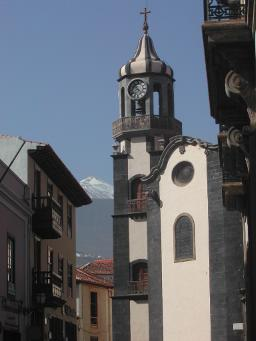
//> input picture A practical introduction to CV/Church.jpg, 256 x 341 px
$ ./Edges   (built with g++ and OpenCV 4, older OpenCV classes emulated)
//> lines starting //> are read from the running program, lines starting //| are printed output that depends on the picture
### OpenCVExample/Utilities.cpp
/*
 * This code is provided as part of "A Practical Introduction to Computer Vision with OpenCV"
 * by Kenneth Dawson-Howe © Wiley & Sons Inc. 2014.  All rights reserved.
 */
#include "opencv2/core/core.hpp"
#include "opencv2/imgproc/imgproc.hpp"
#include "opencv2/video/background_segm.hpp"
#include "opencv2/highgui/highgui.hpp"
#include <stdio.h>
#include <iostream>
#include "Utilities.h"

using namespace std;
using namespace cv;

// [221 lines left out: functions writeText, JoinImagesHorizontally, JoinImagesVertically, addGaussianNoise, OpenVideoFile, OpenVideoFile and 15 more, not called in this run]

Mat convert_32bit_image_for_display(Mat& passed_image, double zero_maps_to/*=0.0*/, double passed_scale_factor/*=-1.0*/ )
{
	Mat display_image;
	double scale_factor = passed_scale_factor;
	if (passed_scale_factor == -1.0)
	{
		double minimum,maximum;
		minMaxLoc(passed_image,&minimum,&maximum);
		scale_factor = (255.0-zero_maps_to)/max(-minimum,maximum);
	}
	passed_image.convertTo(display_image, CV_8U, scale_factor, zero_maps_to);
	return display_image;
}

// [63 lines left out: functions show_32bit_image, ComputeDefaultImage, DrawHistogram, not called in this run]

### A practical introduction to CV/Unit 6 - Edges/Edges.cpp
#include <iostream>
#include <opencv2/opencv.hpp>
#include "opencv2/imgproc.hpp"
#include "opencv2/imgcodecs.hpp"
#include "opencv2/highgui.hpp"
#include <Utilities.h>

using namespace cv;
using std::cout;

//{} <> []
int main(){

    /**
     * @brief First derivative detection
     *
     */

    String pat = "/home/computacion/Desktop/OpenCV/A practical introduction to CV/Church.jpg";

    Mat image = imread(pat, IMREAD_COLOR);
//> image is the input picture: 341 rows x 256 cols, CV_8UC3; mean B, G, R 105.6, 97.9, 93.5
    cvtColor(image, image, COLOR_BGR2GRAY);
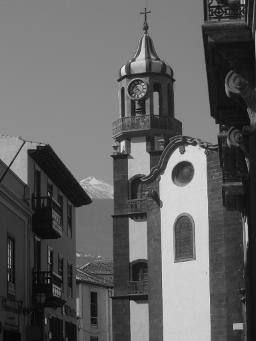
//> image: 341 rows x 256 cols, CV_8UC1; min 0, max 245, mean 97.5

    /**
	 * First derivative (Roberts) Edge detection
	 *
	 *
	 * */

	int kernel_size = 2;
	Mat kernel = Mat::eye( 2, 2, CV_32FC1 );
	Point anchor = Point( 0,0 );
	*(((float*) (kernel.data))) = 0.0;  // [0][1]
	*(((float*) (kernel.data))+1) = 1.0;  // [0][1]
	*(((float*) (kernel.data))+2) = -1.0;  // [1][0]
	*(((float*) (kernel.data))+3) = 0.0;  // [1][0]
	Mat roberts1;
	filter2D(image, roberts1, CV_32F, kernel, anchor);
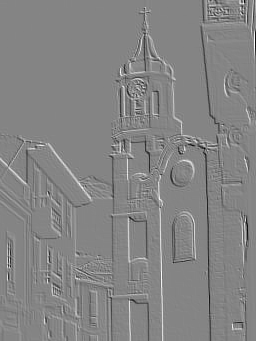
//> roberts1: 341 rows x 256 cols, CV_32FC1; min -159, max 146, mean -0.1; drawn with min black and max white
//> kernel = [[0, 1], [-1, 0]]
	Mat roberts1_gray = convert_32bit_image_for_display( roberts1, 128.0, 0.4 );
//> in convert_32bit_image_for_display, `passed_image.convertTo(display_image, CV_8U, scale_factor, zero_maps_t..`:
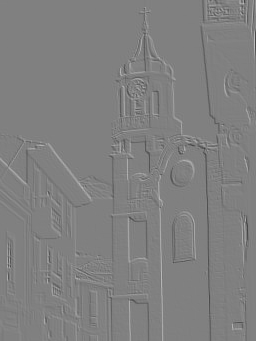
//> display_image: 341 rows x 256 cols, CV_8UC1; min 64, max 186, mean 128
	*(((float*) (kernel.data))) = 1.0;  // [0][1]
	*(((float*) (kernel.data))+1) = 0.0;  // [0][1]
	*(((float*) (kernel.data))+2) = 0.0;  // [1][0]
	*(((float*) (kernel.data))+3) = -1.0;  // [1][0]
	Mat roberts2;
	filter2D(image, roberts2, CV_32F, kernel, anchor);
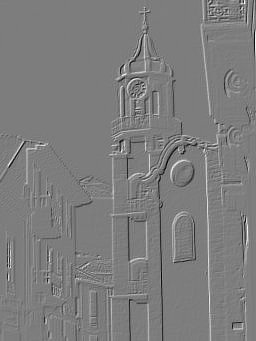
//> roberts2: 341 rows x 256 cols, CV_32FC1; min -151, max 156, mean 0.3; drawn with min black and max white
//> kernel = [[1, 0], [0, -1]]
	Mat roberts2_gray = convert_32bit_image_for_display( roberts2, 128.0, 0.4 );
//> call 2 of convert_32bit_image_for_display, with zero_maps_to = 128, passed_scale_factor = 0.4
//> in convert_32bit_image_for_display (call 2), `passed_image.convertTo(display_image, CV_8U, scale_factor, zero_maps_t..`:
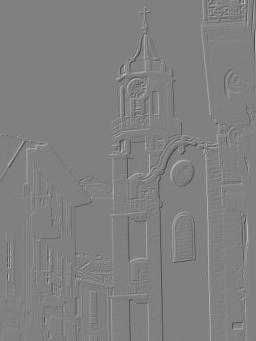
//> display_image: 341 rows x 256 cols, CV_8UC1; min 68, max 190, mean 128.1
	//cartToPolar(roberts1,roberts2,l2norm_gradient,orientation);
	Mat abs_gradient = abs(roberts1) + abs(roberts2);
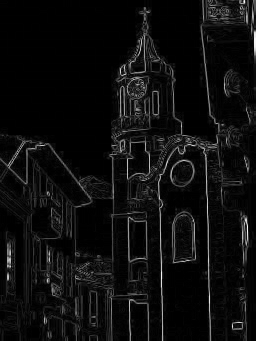
//> abs_gradient: 341 rows x 256 cols, CV_32FC1; min 0, max 296, mean 16.2; drawn with min black and max white
	Mat roberts_gradient = convert_32bit_image_for_display(abs_gradient);
	Mat image1_gray_display, roberts1_gray_display, roberts2_gray_display, roberts_gradient_display;
//> (the run ends here: the program stops with an error, at `cvtColor(image, image1_gray_display, COLOR_BGR2GRAY);`)

$ run again, with A practical introduction to CV/LicensePlate1.jpg copied over A practical introduction to CV/Church.jpg
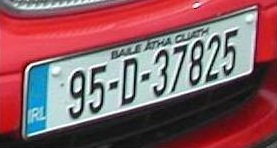
//> input picture A practical introduction to CV/LicensePlate1.jpg, 277 x 148 px
//> image is the input picture: 148 rows x 277 cols, CV_8UC3; mean B, G, R 99.7, 93.6, 137.2
//> image: 148 rows x 277 cols, CV_8UC1
//> `filter2D(image, roberts1, CV_32F, kernel, anchor);`: kernel = [[0, 1], [-1, 0]]
//> `filter2D(image, roberts2, CV_32F, kernel, anchor);`:
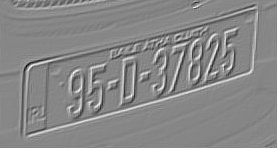
//> roberts2: 148 rows x 277 cols, CV_32FC1; min -220, max 196, mean 0.6; drawn with min black and max white
//> `filter2D(image, roberts2, CV_32F, kernel, anchor);`: kernel = [[1, 0], [0, -1]]
//> `Mat abs_gradient = abs(roberts1) + abs(roberts2);`:
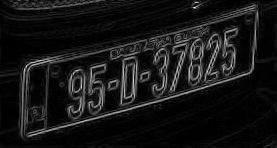
//> abs_gradient: 148 rows x 277 cols, CV_32FC1; min 0, max 354, mean 31.3; drawn with min black and max white

$ run again, with A practical introduction to CV/PCBImage.jpg copied over A practical introduction to CV/Church.jpg
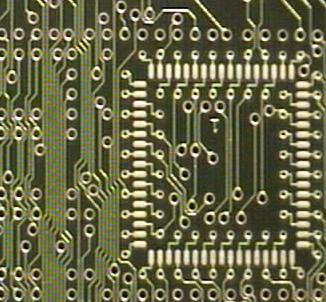
//> input picture A practical introduction to CV/PCBImage.jpg, 326 x 302 px
//> image is the input picture: 302 rows x 326 cols, CV_8UC3; mean B, G, R 72.5, 104.7, 105.2
//> image: 302 rows x 326 cols, CV_8UC1
//> `filter2D(image, roberts1, CV_32F, kernel, anchor);`: kernel = [[0, 1], [-1, 0]]
//> `filter2D(image, roberts2, CV_32F, kernel, anchor);`:
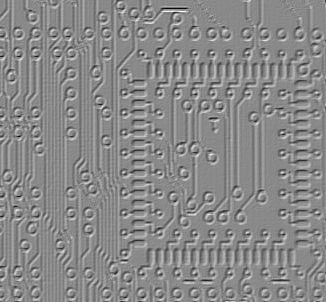
//> roberts2: 302 rows x 326 cols, CV_32FC1; min -224, max 191, mean 0; drawn with min black and max white
//> `filter2D(image, roberts2, CV_32F, kernel, anchor);`: kernel = [[1, 0], [0, -1]]
//> `Mat abs_gradient = abs(roberts1) + abs(roberts2);`:
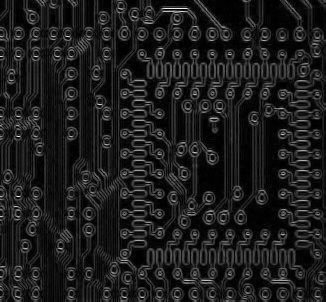
//> abs_gradient: 302 rows x 326 cols, CV_32FC1; min 0, max 449, mean 52.7; drawn with min black and max white
